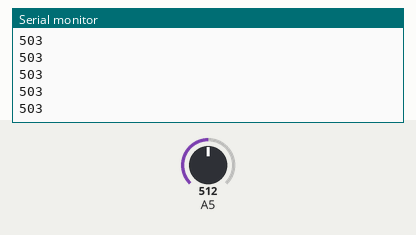
Recording of a sketch running on a simulated Arduino Uno, built with avr-gcc and run on an emulated ATmega328P. Shown: the last lines printed to the serial monitor. The inputs (shaded band) are chosen by the test bench; at power-on: A5 = 512.

Above: at 1.2 s.
1.3 s: A5 set to 716
At 2.4 s:
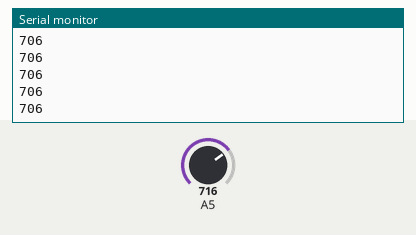
2.8 s: A5 set to 900
At 3.9 s:
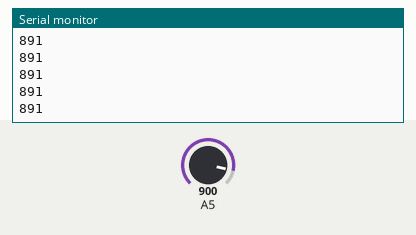
Timing chart, 0 to 5.8 s (numbered marks = the images above; inputs shaded):
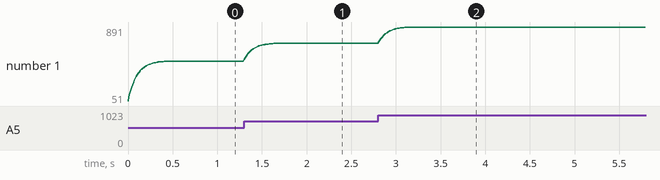

Measured:
- after the input at 1.3 s, the serial monitor: prints a new line at once (image 1)
- after the input at 2.8 s, the serial monitor: prints a new line at once (image 2)
- plotted number 1: 503 → 706 after the input at 1.3 s, 706 → 891 after the input at 2.8 s

The sketch:

smoothing.ino
```cpp
// keep track of the previous values,
// this enables you to "smooth" values between
// incoming and previous values
int previous = 0;

void setup() {
  Serial.begin(9600); // for our eyes
}

void loop() {
  // what's the current pot val?
  int incoming = analogRead(5);

  //Serial.println(incoming);

  // smooth it out!
  int smoothed = (incoming * .1) + (previous * .9);

  // update the previous value so smoothing works!
  previous = smoothed;

  Serial.println(smoothed); // for our eyes

  delay(10);
}
```
